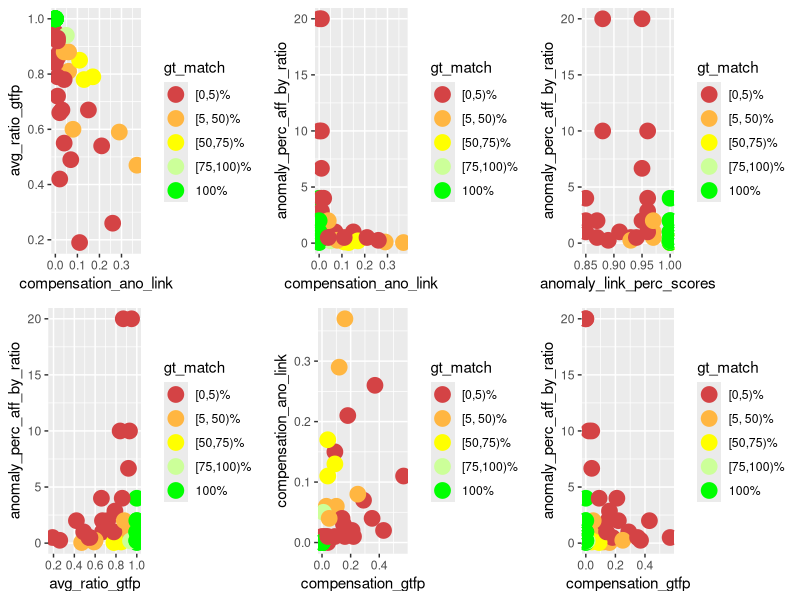
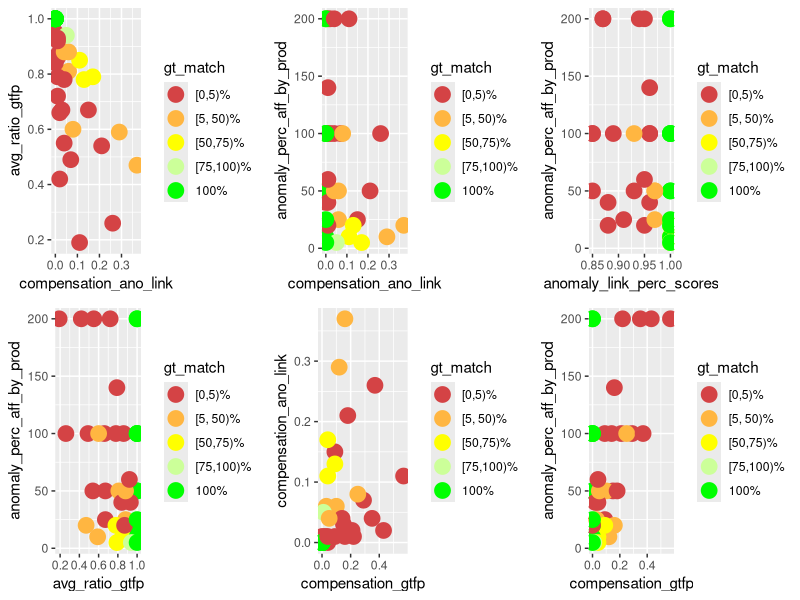
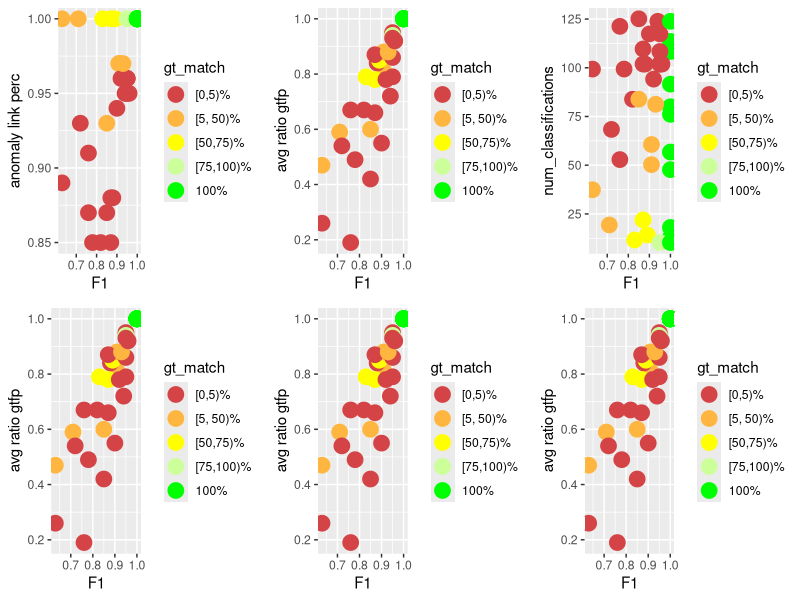
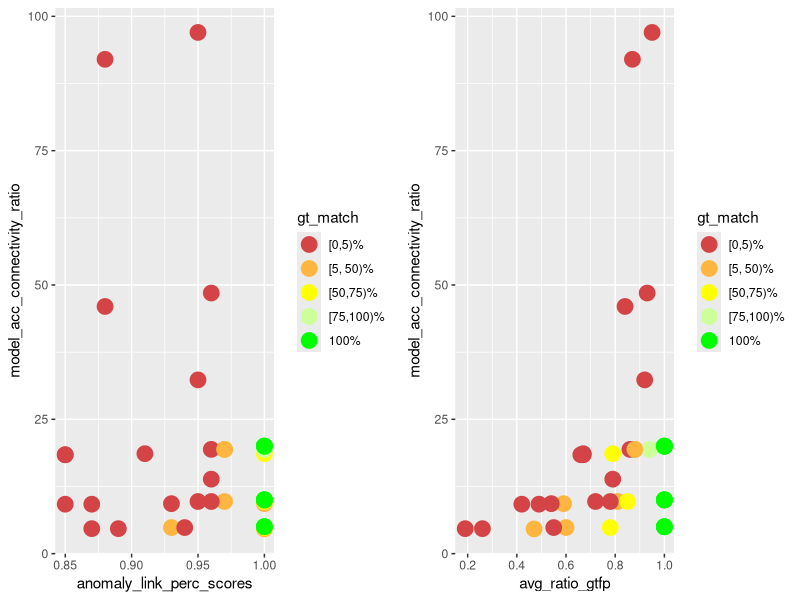
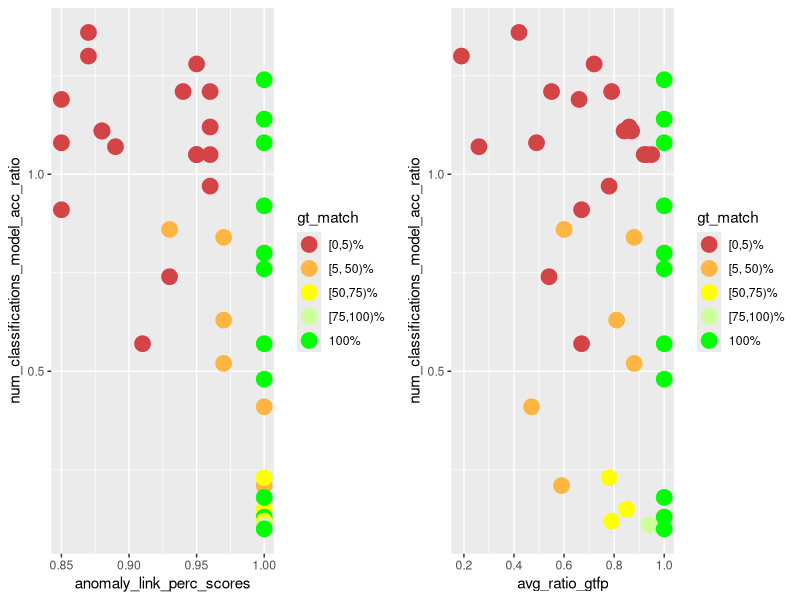
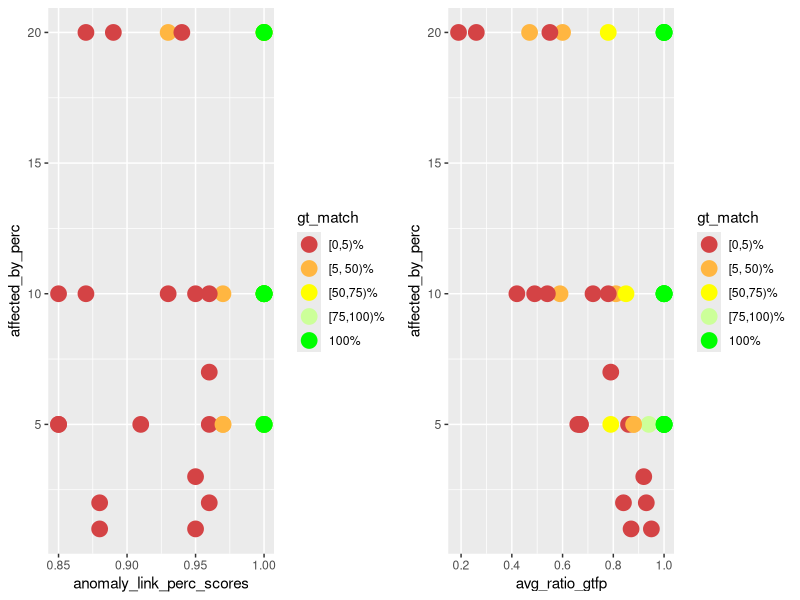
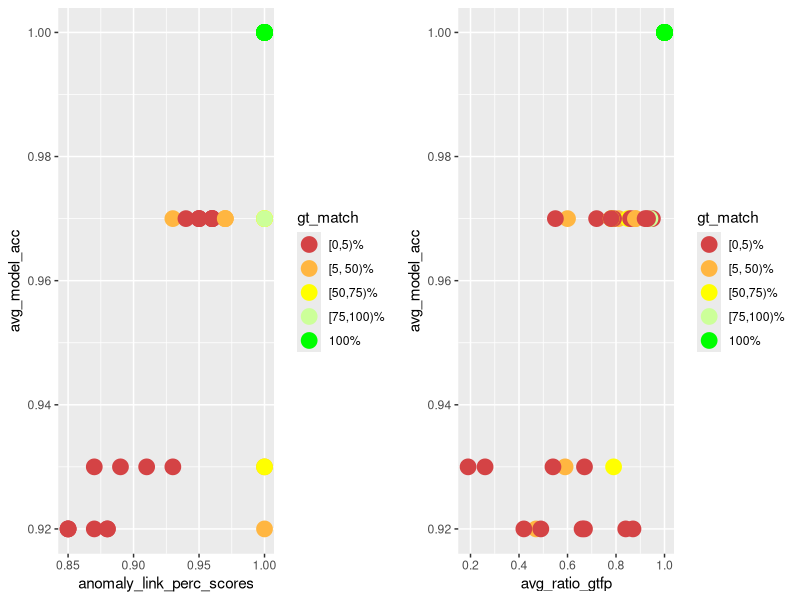
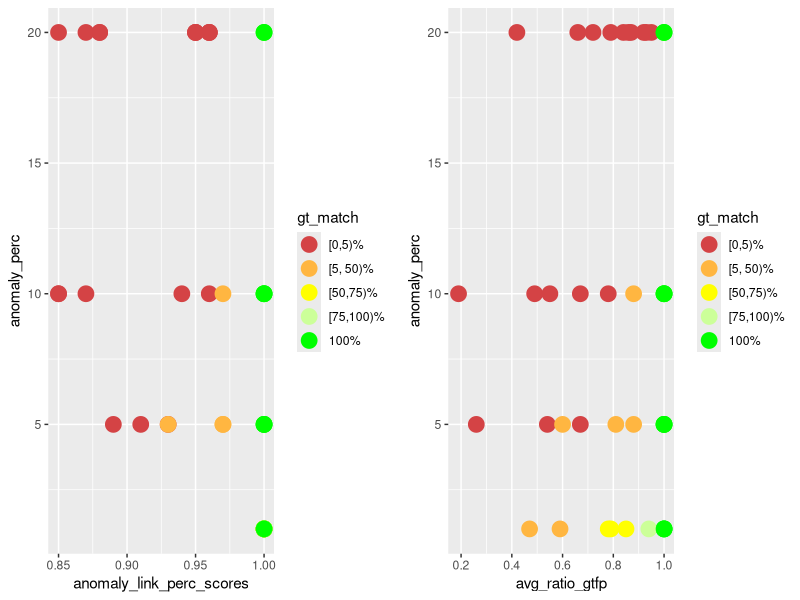

R code for these plots, in order:
library(ggplot2)
library(gridExtra)
library(dplyr)

PT_DEF <- geom_point(size=5)
COLOR_VALS <- c("#d44345", "#ffb641", "#ffff00", "#ccff99", "#00ff00")

gen_multi_plot_six <- function(
        pp1, pp2, pp3, pp4, pp5, pp6,
        y1, y2, y3, y4, y5, y6,
        x1, x2, x3, x4, x5, x6,
        filename
    ) {
    fpp1 <- pp1 + PT_DEF + xlab(x1) + ylab(y1) + scale_color_manual(values = color_mapping)
    fpp2 <- pp2 + PT_DEF + xlab(x2) + ylab(y2) + scale_color_manual(values = color_mapping)
    fpp3 <- pp3 + PT_DEF + xlab(x3) + ylab(y3) + scale_color_manual(values = color_mapping)
    fpp4 <- pp4 + PT_DEF + xlab(x4) + ylab(y4) + scale_color_manual(values = color_mapping)
    fpp5 <- pp5 + PT_DEF + xlab(x5) + ylab(y5) + scale_color_manual(values = color_mapping)
    fpp6 <- pp6 + PT_DEF + xlab(x6) + ylab(y6) + scale_color_manual(values = color_mapping)
    combined_plot <- grid.arrange(fpp1, fpp2, fpp3, fpp4, fpp5, fpp6, ncol = 3)
    ggsave(combined_plot, file = filename, width = 12, height = 6)
}

gen_multi_plot_two <- function(
        pp1, pp2, y1, y2, x1, x2, filename
    ) {
    fpp1 <- pp1 + PT_DEF + xlab(x1) + ylab(y1) + scale_color_manual(values = color_mapping)
    fpp2 <- pp2 + PT_DEF + xlab(x2) + ylab(y2) + scale_color_manual(values = color_mapping)
    combined_plot <- grid.arrange(fpp1, fpp2, ncol = 2)
    ggsave(combined_plot, file = filename, width = 12, height = 6)
}

# actual compensation insights

input <- read.csv(
    file = "meta_analysis.csv", header = TRUE, sep = ",", check.name = FALSE
)

# instead of the percentage value factor(gt_match_perc) for which I'd need 100
# colors, I only want to color / group them into 5 groups
LABELS <- c("[0,5)%", "[5, 50)%", "[50,75)%", "[75,100)%", "100%")
color_mapping <- setNames(COLOR_VALS, LABELS)

input$gt_match <- cut(
    input$gt_match_perc,
    breaks = c(0, 5, 50, 75, 100, Inf),
    labels = LABELS,
    include.lowest = TRUE,
    right = FALSE
)

p1 <- ggplot(
    data = input, aes_string(
        x = "compensation_ano_link",
        y = "avg_ratio_gtfp",
        color = "gt_match",
        group = "gt_match"
    )
)

p2 <- ggplot(
    data = input, aes_string(
        x = "compensation_ano_link",
        y = "anomaly_perc_aff_by_ratio",
        color = "gt_match",
        group = "gt_match"
    )
)

p3 <- ggplot(
    data = input, aes_string(
        x = "anomaly_link_perc_scores",
        y = "anomaly_perc_aff_by_ratio",
        color = "gt_match",
        group = "gt_match"
    )
)

p4 <- ggplot(
    data = input, aes_string(
        x = "avg_ratio_gtfp",
        y = "anomaly_perc_aff_by_ratio",
        color = "gt_match",
        group = "gt_match"
    )
)

p5 <- ggplot(
    data = input, aes_string(
        x = "compensation_gtfp",
        y = "compensation_ano_link",
        color = "gt_match",
        group = "gt_match"
    )
)

p6 <- ggplot(
    data = input, aes_string(
        x = "compensation_gtfp",
        y = "anomaly_perc_aff_by_ratio",
        color = "gt_match",
        group = "gt_match"
    )
)

gen_multi_plot_six(
    p1, p2, p3, p4, p5, p6,
    "avg_ratio_gtfp",
    "anomaly_perc_aff_by_ratio",
    "anomaly_perc_aff_by_ratio",
    "anomaly_perc_aff_by_ratio",
    "compensation_ano_link",
    "anomaly_perc_aff_by_ratio",
    "compensation_ano_link",
    "compensation_ano_link",
    "anomaly_link_perc_scores",
    "avg_ratio_gtfp",
    "compensation_gtfp",
    "compensation_gtfp",
    "compensation_analysis.png"
)

# same with prod #############################

p1 <- ggplot(
    data = input, aes_string(
        x = "compensation_ano_link",
        y = "avg_ratio_gtfp",
        color = "gt_match",
        group = "gt_match"
    )
)

p2 <- ggplot(
    data = input, aes_string(
        x = "compensation_ano_link",
        y = "anomaly_perc_aff_by_prod",
        color = "gt_match",
        group = "gt_match"
    )
)

p3 <- ggplot(
    data = input, aes_string(
        x = "anomaly_link_perc_scores",
        y = "anomaly_perc_aff_by_prod",
        color = "gt_match",
        group = "gt_match"
    )
)

p4 <- ggplot(
    data = input, aes_string(
        x = "avg_ratio_gtfp",
        y = "anomaly_perc_aff_by_prod",
        color = "gt_match",
        group = "gt_match"
    )
)

p5 <- ggplot(
    data = input, aes_string(
        x = "compensation_gtfp",
        y = "compensation_ano_link",
        color = "gt_match",
        group = "gt_match"
    )
)

p6 <- ggplot(
    data = input, aes_string(
        x = "compensation_gtfp",
        y = "anomaly_perc_aff_by_prod",
        color = "gt_match",
        group = "gt_match"
    )
)

gen_multi_plot_six(
    p1, p2, p3, p4, p5, p6,
    "avg_ratio_gtfp",
    "anomaly_perc_aff_by_prod",
    "anomaly_perc_aff_by_prod",
    "anomaly_perc_aff_by_prod",
    "compensation_ano_link",
    "anomaly_perc_aff_by_prod",
    "compensation_ano_link",
    "compensation_ano_link",
    "anomaly_link_perc_scores",
    "avg_ratio_gtfp",
    "compensation_gtfp",
    "compensation_gtfp",
    "compensation_analysis_prod.png"
)

##############################################

p1 <- ggplot(
    data = input, aes_string(
        x = "f1_scores",
        y = "anomaly_link_perc_scores",
        color = "gt_match",
        group = "gt_match"
    )
)

p2 <- ggplot(
    data = input, aes_string(
        x = "f1_scores",
        y = "avg_ratio_gtfp",
        color = "gt_match",
        group = "gt_match"
    )
)

p3 <- ggplot(
    data = input, aes_string(
        x = "f1_scores",
        y = "num_classifications",
        color = "gt_match",
        group = "gt_match"
    )
)

p4 <- ggplot(
    data = input, aes_string(
        x = "f1_scores",
        y = "avg_ratio_gtfp",
        color = "gt_match",
        group = "gt_match"
    )
)

p5 <- ggplot(
    data = input, aes_string(
        x = "f1_scores",
        y = "avg_ratio_gtfp",
        color = "gt_match",
        group = "gt_match"
    )
)

p6 <- ggplot(
    data = input, aes_string(
        x = "f1_scores",
        y = "avg_ratio_gtfp",
        color = "gt_match",
        group = "gt_match"
    )
)

gen_multi_plot_six(
    p1, p2, p3, p4, p5, p6,
    "anomaly link perc", # y1
    "avg ratio gtfp", # y2
    "num_classifications", # y3
    "avg ratio gtfp", # y4
    "avg ratio gtfp", # y5
    "avg ratio gtfp", # y6
    "F1", # x1
    "F1", # x2
    "F1", # x3
    "F1", # x4
    "F1", # x5
    "F1", # x6
    "f1_end_res_corr.png"
)

# model acc - connectivity - performance

p1 <- ggplot(
    data = input, aes_string(
        x = "anomaly_link_perc_scores",
        y = "model_acc_connectivity_ratio",
        color = "gt_match",
        group = "gt_match"
    )
)

p2 <- ggplot(
    data = input, aes_string(
        x = "avg_ratio_gtfp",
        y = "model_acc_connectivity_ratio",
        color = "gt_match",
        group = "gt_match"
    )
)

gen_multi_plot_two(
    p1, p2,
    "model_acc_connectivity_ratio",
    "model_acc_connectivity_ratio",
    "anomaly_link_perc_scores",
    "avg_ratio_gtfp",
    "modelacc_connectivity_performance.png"
)

# how many classifications and how acc models

p1 <- ggplot(
    data = input, aes_string(
        x = "anomaly_link_perc_scores",
        y = "num_classifications_model_acc_ratio",
        color = "gt_match",
        group = "gt_match"
    )
)

p2 <- ggplot(
    data = input, aes_string(
        x = "avg_ratio_gtfp",
        y = "num_classifications_model_acc_ratio",
        color = "gt_match",
        group = "gt_match"
    )
)

gen_multi_plot_two(
    p1, p2,
    "num_classifications_model_acc_ratio",
    "num_classifications_model_acc_ratio",
    "anomaly_link_perc_scores",
    "avg_ratio_gtfp",
    "num_classifications_model_acc.png"
)

# affected_by against perf

p1 <- ggplot(
    data = input, aes_string(
        x = "anomaly_link_perc_scores",
        y = "affected_by_perc",
        color = "gt_match",
        group = "gt_match"
    )
)

p2 <- ggplot(
    data = input, aes_string(
        x = "avg_ratio_gtfp",
        y = "affected_by_perc",
        color = "gt_match",
        group = "gt_match"
    )
)

gen_multi_plot_two(
    p1, p2,
    "affected_by_perc",
    "affected_by_perc",
    "anomaly_link_perc_scores",
    "avg_ratio_gtfp",
    "aff_by_perf.png"
)

# model_acc against perf

p1 <- ggplot(
    data = input, aes_string(
        x = "anomaly_link_perc_scores",
        y = "avg_model_acc",
        color = "gt_match",
        group = "gt_match"
    )
)

p2 <- ggplot(
    data = input, aes_string(
        x = "avg_ratio_gtfp",
        y = "avg_model_acc",
        color = "gt_match",
        group = "gt_match"
    )
)

gen_multi_plot_two(
    p1, p2,
    "avg_model_acc",
    "avg_model_acc",
    "anomaly_link_perc_scores",
    "avg_ratio_gtfp",
    "model_acc_perf.png"
)

# anomaly_perc against perf

p1 <- ggplot(
    data = input, aes_string(
        x = "anomaly_link_perc_scores",
        y = "anomaly_perc",
        color = "gt_match",
        group = "gt_match"
    )
)

p2 <- ggplot(
    data = input, aes_string(
        x = "avg_ratio_gtfp",
        y = "anomaly_perc",
        color = "gt_match",
        group = "gt_match"
    )
)

gen_multi_plot_two(
    p1, p2,
    "anomaly_perc",
    "anomaly_perc",
    "anomaly_link_perc_scores",
    "avg_ratio_gtfp",
    "anomaly_perc_perf.png"
)

# anomaly_perc - model acc ratio against perf

p1 <- ggplot(
    data = input, aes_string(
        x = "anomaly_link_perc_scores",
        y = "anomaly_perc_model_acc_ratio",
        color = "gt_match",
        group = "gt_match"
    )
)

p2 <- ggplot(
    data = input, aes_string(
        x = "avg_ratio_gtfp",
        y = "anomaly_perc_model_acc_ratio",
        color = "gt_match",
        group = "gt_match"
    )
)

gen_multi_plot_two(
    p1, p2,
    "anomaly_perc_model_acc_ratio",
    "anomaly_perc_model_acc_ratio",
    "anomaly_link_perc_scores",
    "avg_ratio_gtfp",
    "anomaly_perc_model_acc_ratio_perf.png"
)

# num classifications against perf

p1 <- ggplot(
    data = input, aes_string(
        x = "anomaly_link_perc_scores",
        y = "num_classifications",
        color = "gt_match",
        group = "gt_match"
    )
)

p2 <- ggplot(
    data = input, aes_string(
        x = "avg_ratio_gtfp",
        y = "num_classifications",
        color = "gt_match",
        group = "gt_match"
    )
)

gen_multi_plot_two(
    p1, p2,
    "num_classifications",
    "num_classifications",
    "anomaly_link_perc_scores",
    "avg_ratio_gtfp",
    "num_classifications_perf.png"
)

# num classifications - model acc -- filtered based on avg_ratio_gtfp

p1 <- ggplot(
    data = input, aes_string(
        x = "num_classifications",
        y = "avg_model_acc",
        color = "gt_match",
        group = "gt_match"
    )
)

filtered_data <- subset(input, avg_ratio_gtfp >= 0.7)

p2 <- ggplot(
    data = filtered_data,
    aes_string(
        x = "num_classifications",
        y = "avg_model_acc",
        color = "gt_match",
        group = "gt_match"
    )
)

filtered_data <- subset(input, avg_ratio_gtfp >= 0.75)

p3 <- ggplot(
    data = filtered_data,
    aes_string(
        x = "num_classifications",
        y = "avg_model_acc",
        color = "gt_match",
        group = "gt_match"
    )
)

filtered_data <- subset(input, avg_ratio_gtfp >= 0.8)

p4 <- ggplot(
    data = filtered_data,
    aes_string(
        x = "num_classifications",
        y = "avg_model_acc",
        color = "gt_match",
        group = "gt_match"
    )
)

filtered_data <- subset(input, avg_ratio_gtfp >= 0.9)

p5 <- ggplot(
    data = filtered_data,
    aes_string(
        x = "num_classifications",
        y = "avg_model_acc",
        color = "gt_match",
        group = "gt_match"
    )
)

filtered_data <- input %>%
  group_by(avg_model_acc) %>%
  filter(avg_ratio_gtfp == max(avg_ratio_gtfp))

p6 <- ggplot(
    data = filtered_data,
    aes_string(
        x = "num_classifications",
        y = "avg_model_acc",
        color = "gt_match",
        group = "gt_match"
    )
)

gen_multi_plot_six(
    p1, p2, p3, p4, p5, p6,
    "avg_model_acc", #y1
    "avg_model_acc", #y2
    "avg_model_acc", #y3
    "avg_model_acc", #y4
    "avg_model_acc", #y5
    "avg_model_acc", #y6
    "classifications", #x1
    "classifications (filt. based on avg_ratio_gtfp 70%)", #x2
    "classifications (filt. based on avg_ratio_gtfp 75%)", #x3
    "classifications (filt. based on avg_ratio_gtfp 80%)", #x4
    "classifications (filt. based on avg_ratio_gtfp 90%)", #x5
    "classifications (filt. based on max avg_ratio_gtfp)", #x6
    "model_acc_classifications.png"
)

# num classifications - model acc -- filtered based on anomaly_link_perc_scores

p1 <- ggplot(
    data = input, aes_string(
        x = "num_classifications",
        y = "avg_model_acc",
        color = "gt_match",
        group = "gt_match"
    )
)

filtered_data <- subset(input, anomaly_link_perc_scores >= 0.7)

p2 <- ggplot(
    data = filtered_data,
    aes_string(
        x = "num_classifications",
        y = "avg_model_acc",
        color = "gt_match",
        group = "gt_match"
    )
)

filtered_data <- subset(input, anomaly_link_perc_scores >= 0.75)

p3 <- ggplot(
    data = filtered_data,
    aes_string(
        x = "num_classifications",
        y = "avg_model_acc",
        color = "gt_match",
        group = "gt_match"
    )
)

filtered_data <- subset(input, anomaly_link_perc_scores >= 0.8)

p4 <- ggplot(
    data = filtered_data,
    aes_string(
        x = "num_classifications",
        y = "avg_model_acc",
        color = "gt_match",
        group = "gt_match"
    )
)

filtered_data <- subset(input, anomaly_link_perc_scores >= 0.9)

p5 <- ggplot(
    data = filtered_data,
    aes_string(
        x = "num_classifications",
        y = "avg_model_acc",
        color = "gt_match",
        group = "gt_match"
    )
)

filtered_data <- input %>%
  group_by(avg_model_acc) %>%
  filter(anomaly_link_perc_scores == max(anomaly_link_perc_scores))

p6 <- ggplot(
    data = filtered_data,
    aes_string(
        x = "num_classifications",
        y = "avg_model_acc",
        color = "gt_match",
        group = "gt_match"
    )
)

gen_multi_plot_six(
    p1, p2, p3, p4, p5, p6,
    "avg_model_acc", #y1
    "avg_model_acc", #y2
    "avg_model_acc", #y3
    "avg_model_acc", #y4
    "avg_model_acc", #y5
    "avg_model_acc", #y6
    "classifications", #x1
    "classifications (filt. based on ano_link_perc 70%)", #x2
    "classifications (filt. based on ano_link_perc 75%)", #x3
    "classifications (filt. based on ano_link_perc 80%)", #x4
    "classifications (filt. based on ano_link_perc 90%)", #x5
    "classifications (filt. based on max ano_link_perc)", #x6
    "model_acc_classifications_ano_link.png"
)

# num classifications - model acc -- filtered based on gt_match_perc

p1 <- ggplot(
    data = input, aes_string(
        x = "num_classifications",
        y = "avg_model_acc",
        color = "gt_match",
        group = "gt_match"
    )
)

filtered_data <- subset(input, gt_match_perc >= 70)

p2 <- ggplot(
    data = filtered_data,
    aes_string(
        x = "num_classifications",
        y = "avg_model_acc",
        color = "gt_match",
        group = "gt_match"
    )
)

filtered_data <- subset(input, gt_match_perc >= 75)

p3 <- ggplot(
    data = filtered_data,
    aes_string(
        x = "num_classifications",
        y = "avg_model_acc",
        color = "gt_match",
        group = "gt_match"
    )
)

filtered_data <- subset(input, gt_match_perc >= 80)

p4 <- ggplot(
    data = filtered_data,
    aes_string(
        x = "num_classifications",
        y = "avg_model_acc",
        color = "gt_match",
        group = "gt_match"
    )
)

filtered_data <- subset(input, gt_match_perc >= 90)

p5 <- ggplot(
    data = filtered_data,
    aes_string(
        x = "num_classifications",
        y = "avg_model_acc",
        color = "gt_match",
        group = "gt_match"
    )
)

filtered_data <- input %>%
  group_by(avg_model_acc) %>%
  filter(gt_match_perc == max(gt_match_perc))

p6 <- ggplot(
    data = filtered_data,
    aes_string(
        x = "num_classifications",
        y = "avg_model_acc",
        color = "gt_match",
        group = "gt_match"
    )
)

gen_multi_plot_six(
    p1, p2, p3, p4, p5, p6,
    "avg_model_acc", #y1
    "avg_model_acc", #y2
    "avg_model_acc", #y3
    "avg_model_acc", #y4
    "avg_model_acc", #y5
    "avg_model_acc", #y6
    "classifications", #x1
    "classifications (filt. based on gt_match_perc 70%)", #x2
    "classifications (filt. based on gt_match_perc 75%)", #x3
    "classifications (filt. based on gt_match_perc 80%)", #x4
    "classifications (filt. based on gt_match_perc 90%)", #x5
    "classifications (filt. based on max gt_match_perc)", #x6
    "model_acc_classifications_gt_match_perc.png"
)

# correlation affected-by and fault path len / num fault paths

p1 <- ggplot(
    data = input, aes_string(
        x = "avg_num_fault_paths",
        y = "affected_by_perc",
        color = "gt_match",
        group = "gt_match"
    )
)

p2 <- ggplot(
    data = input, aes_string(
        x = "avg_fault_path_len",
        y = "affected_by_perc",
        color = "gt_match",
        group = "gt_match"
    )
)

p3 <- ggplot(
    data = input, aes_string(
        x = "avg_num_fault_paths",
        y = "anomaly_perc",
        color = "gt_match",
        group = "gt_match"
    )
)

p4 <- ggplot(
    data = input, aes_string(
        x = "avg_fault_path_len",
        y = "anomaly_perc",
        color = "gt_match",
        group = "gt_match"
    )
)

p5 <- ggplot(
    data = input, aes_string(
        x = "avg_num_fault_paths",
        y = "anomaly_perc_aff_by_prod",
        color = "gt_match",
        group = "gt_match"
    )
)

p6 <- ggplot(
    data = input, aes_string(
        x = "avg_fault_path_len",
        y = "anomaly_perc_aff_by_prod",
        color = "gt_match",
        group = "gt_match"
    )
)

gen_multi_plot_six(
    p1, p2, p3, p4, p5, p6,
    "affected_by_perc", # y1
    "affected_by_perc", # y2
    "anomaly_perc", # y3
    "anomaly_perc", # y4
    "anomaly_perc_aff_by_prod", # y5
    "anomaly_perc_aff_by_prod", # y6
    "avg_num_fault_paths", # x1
    "avg_fault_path_len", # x2
    "avg_num_fault_paths", # x3
    "avg_fault_path_len", # x4
    "avg_num_fault_paths", # x5
    "avg_fault_path_len", # x6
    "correlation_anomaly_perc_aff_by_prod_fault_paths.png"
)

# correlation (median + mean) runtime and fault path len / num fault paths

p1 <- ggplot(
    data = input, aes_string(
        x = "avg_num_fault_paths",
        y = "`avg_runtime (s)`",
        color = "gt_match",
        group = "gt_match"
    )
)

p2 <- ggplot(
    data = input, aes_string(
        x = "avg_fault_path_len",
        y = "`avg_runtime (s)`",
        color = "gt_match",
        group = "gt_match"
    )
)

p3 <- ggplot(
    data = input, aes_string(
        x = "avg_num_fault_paths",
        y = "`median_runtime (s)`",
        color = "gt_match",
        group = "gt_match"
    )
)

p4 <- ggplot(
    data = input, aes_string(
        x = "avg_fault_path_len",
        y = "`median_runtime (s)`",
        color = "gt_match",
        group = "gt_match"
    )
)

p5 <- ggplot(
    data = input, aes_string(
        x = "median_fault_path_len",
        y = "`median_runtime (s)`",
        color = "gt_match",
        group = "gt_match"
    )
)

p6 <- ggplot(
    data = input, aes_string(
        x = "median_num_fault_paths",
        y = "`median_runtime (s)`",
        color = "gt_match",
        group = "gt_match"
    )
)

gen_multi_plot_six(
    p1, p2, p3, p4, p5, p6,
    "`avg_runtime (s)`", # y1
    "`avg_runtime (s)`", # y2
    "`median_runtime (s)`", # y3
    "`median_runtime (s)`", # y4
    "`median_runtime (s)`", # y5
    "`median_runtime (s)`", # y6
    "avg_num_fault_paths", # x1
    "avg_fault_path_len", # x2
    "avg_num_fault_paths", # x3
    "avg_fault_path_len", # x4
    "median_fault_path_len", # x5
    "median_num_fault_paths", # x6
    "correlation_runtime_fault_paths.png"
)

# correlation (median + mean + max) runtime and sum of (mean + max) fp + fp dev

p1 <- ggplot(
    data = input, aes_string(
        x = "sum_of_avg_fault_paths_and_dev",
        y = "`avg_runtime (s)`",
        color = "gt_match",
        group = "gt_match"
    )
)

p2 <- ggplot(
    data = input, aes_string(
        x = "sum_of_max_fault_paths_and_dev",
        y = "`max_runtime (s)`",
        color = "gt_match",
        group = "gt_match"
    )
)

p3 <- ggplot(
    data = input, aes_string(
        x = "sum_of_avg_fault_paths_and_dev",
        y = "`median_runtime (s)`",
        color = "gt_match",
        group = "gt_match"
    )
)

p4 <- ggplot(
    data = input, aes_string(
        x = "sum_of_avg_fault_paths_and_dev",
        y = "`max_runtime (s)`",
        color = "gt_match",
        group = "gt_match"
    )
)

p5 <- ggplot(
    data = input, aes_string(
        x = "sum_of_max_fault_paths_and_dev",
        y = "`avg_runtime (s)`",
        color = "gt_match",
        group = "gt_match"
    )
)

p6 <- ggplot(
    data = input, aes_string(
        x = "sum_of_max_fault_paths_and_dev",
        y = "`median_runtime (s)`",
        color = "gt_match",
        group = "gt_match"
    )
)

gen_multi_plot_six(
    p1, p2, p3, p4, p5, p6,
    "`avg_runtime (s)`", # y1
    "`max_runtime (s)`", # y2
    "`median_runtime (s)`", # y3
    "`max_runtime (s)`", # y4
    "`avg_runtime (s)`", # y5
    "`median_runtime (s)`", # y6
    "sum_of_avg_fault_paths_and_dev", # x1
    "sum_of_max_fault_paths_and_dev", # x2
    "sum_of_avg_fault_paths_and_dev", # x3
    "sum_of_avg_fault_paths_and_dev", # x4
    "sum_of_max_fault_paths_and_dev", # x5
    "sum_of_max_fault_paths_and_dev", # x6
    "correlation_runtime_fault_paths_sum.png"
)

# correlation alpha, beta, gamma vs. FPs

p1 <- ggplot(
    data = input, aes_string(
        x = "avg_fp",
        y = "anomaly_perc",
        color = "gt_match",
        group = "gt_match"
    )
)

p2 <- ggplot(
    data = input, aes_string(
        x = "avg_fp",
        y = "affected_by_perc",
        color = "gt_match",
        group = "gt_match"
    )
)

p3 <- ggplot(
    data = input, aes_string(
        x = "avg_fp",
        y = "avg_model_acc",
        color = "gt_match",
        group = "gt_match"
    )
)

p4 <- ggplot(
    data = input, aes_string(
        x = "avg_fp",
        y = "anomaly_perc_aff_by_model_acc_aggregation",
        color = "gt_match",
        group = "gt_match"
    )
)

filtered_data <- subset(input, avg_model_acc < 1)

p5 <- ggplot(
    data = filtered_data, aes_string(
        x = "avg_fp",
        y = "anomaly_perc_aff_by_model_acc_aggregation",
        color = "gt_match",
        group = "gt_match"
    )
)

p6 <- ggplot(
    data = input, aes_string(
        x = "avg_fp",
        y = "num_classifications_model_acc_ratio",
        color = "gt_match",
        group = "gt_match"
    )
)

gen_multi_plot_six(
    p1, p2, p3, p4, p5, p6,
    "anomaly_perc", # y1
    "affected_by_perc", # y2
    "avg_model_acc", # y3
    "anomaly_perc_aff_by_model_acc_aggregation", # y4
    "anomaly_perc_aff_by_model_acc_aggregation", # y5
    "num_classifications_model_acc_ratio", # y6
    "avg_fp", # x1
    "avg_fp", # x2
    "avg_fp", # x3
    "avg_fp", # x4
    "avg_fp (filtered out 100% acc models)", # x5
    "avg_fp", # x6
    "anomaly_perc_aff_by_model_acc_aggregation.png"
)
